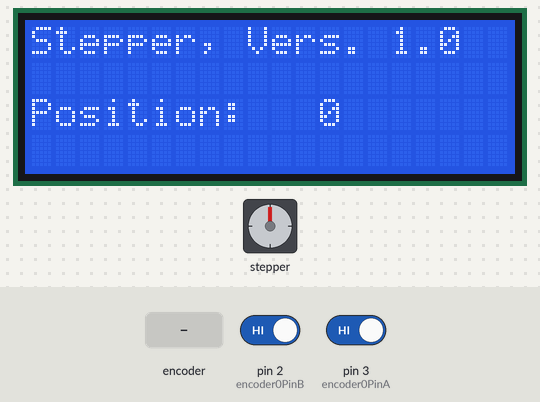
A sketch run on a simulated Arduino Uno, built with avr-gcc and run on an emulated ATmega328P. On the bench: 20×4 character LCD, stepper motor. The inputs (shaded band) are chosen by the test bench; at power-on: pin 2 (encoder0PinB) HIGH, pin 3 (encoder0PinA) HIGH. Stepper angles assume 200 steps per turn; what the sketch prints to the serial monitor is not drawn.

Above: at 1.2 s.
1.3 s: rotary encoder on pin 3 (encoder0PinA) / pin 2 (encoder0PinB) turned 3 steps (first pin leading)
Timing chart, 0 to 4.3 s (numbered marks = the images above; inputs shaded):
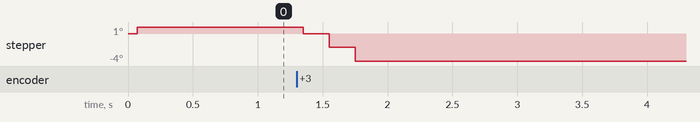

The sketch:

sketch_091025a.pde
```cpp
#undef int
#include <stdio.h>
#include <Stepper.h>
#include <LiquidCrystal.h>


#define STEPS 200

Stepper stepper(STEPS, 7, 9, 8, 10);
 LiquidCrystal lcd (12, 11, 7, 8, 9, 10);
 int val;
 int encoder0PinA = 3;
 int encoder0PinB = 2;
 int encoder0Pos = 0;
 int encoder0PinALast = LOW;
 int n = LOW;
 int stepper_enable=5;
 char buffer[4]    = "";

 void setup() {
   pinMode (encoder0PinA,INPUT);
   pinMode (encoder0PinB,INPUT);
   pinMode(stepper_enable, OUTPUT);
   Serial.begin (9600);
   stepper.setSpeed(60);

   lcd.begin(20, 4);
   lcd.clear();
   lcd.print("Stepper, Vers. 1.0");
   lcd.setCursor(0, 2);
   lcd.print("Position:");
   sprintf(buffer,"%3d",n);
   lcd.setCursor(10, 2);
   lcd.print(buffer);
 }

 void loop() {

  n = digitalRead(encoder0PinA);
   if ((encoder0PinALast == LOW) && (n == HIGH)) {
     if (digitalRead(encoder0PinB) == LOW) {
       encoder0Pos--;
         digitalWrite(stepper_enable, HIGH);
         stepper.step(-1);
              digitalWrite(stepper_enable, LOW);
     } else {
       encoder0Pos++;
         digitalWrite(stepper_enable, HIGH);
         stepper.step(1);
              digitalWrite(stepper_enable, LOW);
     }

     sprintf(buffer,"%3d",encoder0Pos);
     lcd.setCursor(10, 2);
    // lcd.print(buffer);
        pinMode(7, OUTPUT);
           pinMode(8, OUTPUT);
              pinMode(9, OUTPUT);
                 pinMode(10, OUTPUT);
     Serial.print (encoder0Pos);
     Serial.print ("/");
   }
   encoder0PinALast = n;
   digitalWrite(stepper_enable, LOW);
 }


/*
#undef int
#include <stdio.h>
#include <Stepper.h>
#include <LiquidCrystal.h>


// change this to the number of steps on your motor
#define STEPS 200

//LiquidCrystal(rs, enable, d4, d5, d6, d7)
  LiquidCrystal lcd (12, 11, 7, 8, 9, 10);

// create an instance of the stepper class, specifying
// the number of steps of the motor and the pins it's
// attached to

Stepper stepper(STEPS, 7, 9, 8, 10);


 int state = LOW;
 int encoder0PinA = 3;
 int encoder0PinB = 2;
 int encoder0Pos = 0;
 int ledPin = 13;                // LED connected to digital pin 13
 int stepper_enable=5;

 int stepper_position=0;
 int encoder0PinALast = LOW;
 int n = LOW;

 int steps=0;
 volatile int encoder = LOW;
 int encoder_old = LOW;
 int minimum = 0;
 int maximum = 500;
 int faktor = 4;
 int val = 0;
 int val_old = 0;

 char buffer[4]    = "";


void setup()
{

   pinMode(ledPin, OUTPUT);
   pinMode (encoder0PinA,INPUT);
   pinMode (encoder0PinB,INPUT);
   pinMode(stepper_enable, OUTPUT);
   digitalWrite(stepper_enable, LOW);
// set the speed of the motor to 30 RPMs
   stepper.setSpeed(80);

   lcd.begin(20, 4);
   lcd.clear();
   lcd.print("Stepper, Vers. 1.0");
   lcd.setCursor(0, 2);
   lcd.print("Position:");
   sprintf(buffer,"%3d",val);
   lcd.setCursor(10, 2);
   lcd.print(buffer);


 //  Serial.begin (9600);

}


 void loop() {
   n = digitalRead(encoder0PinA);
   if ((encoder0PinALast == LOW) && (n == HIGH)) {
     if (digitalRead(encoder0PinB) == LOW)

     {
         // digitalWrite(stepper_enable, HIGH);
         // stepper.step(-1);
     encoder0Pos--;
     }

     else
     {
          //  digitalWrite(stepper_enable, HIGH);
          //  stepper.step(1);
       encoder0Pos++;
     }


   }
     sprintf(buffer,"%3d",encoder0Pos);
     digitalWrite(stepper_enable, LOW);
     lcd.setCursor(10, 2);
     lcd.print(buffer);

     encoder0PinALast = n;
 }

/*
{
      val=encoder/faktor;

      if (val < minimum)
            {val=minimum;
             encoder=minimum*faktor;}

      if (val > maximum)
            {val=maximum;
             encoder=maximum*faktor;}

  if (val !=val_old)
   {
     sprintf(buffer,"%3d",val);
     digitalWrite(stepper_enable, LOW);
     lcd.setCursor(10, 2);
     lcd.print(buffer);
     val_old=val;

  digitalWrite(stepper_enable, HIGH);

     steps=val - stepper_position;
     stepper.step(1);
    stepper_position=val;
    }
    else
    {digitalWrite(stepper_enable, LOW);}


 */
```
